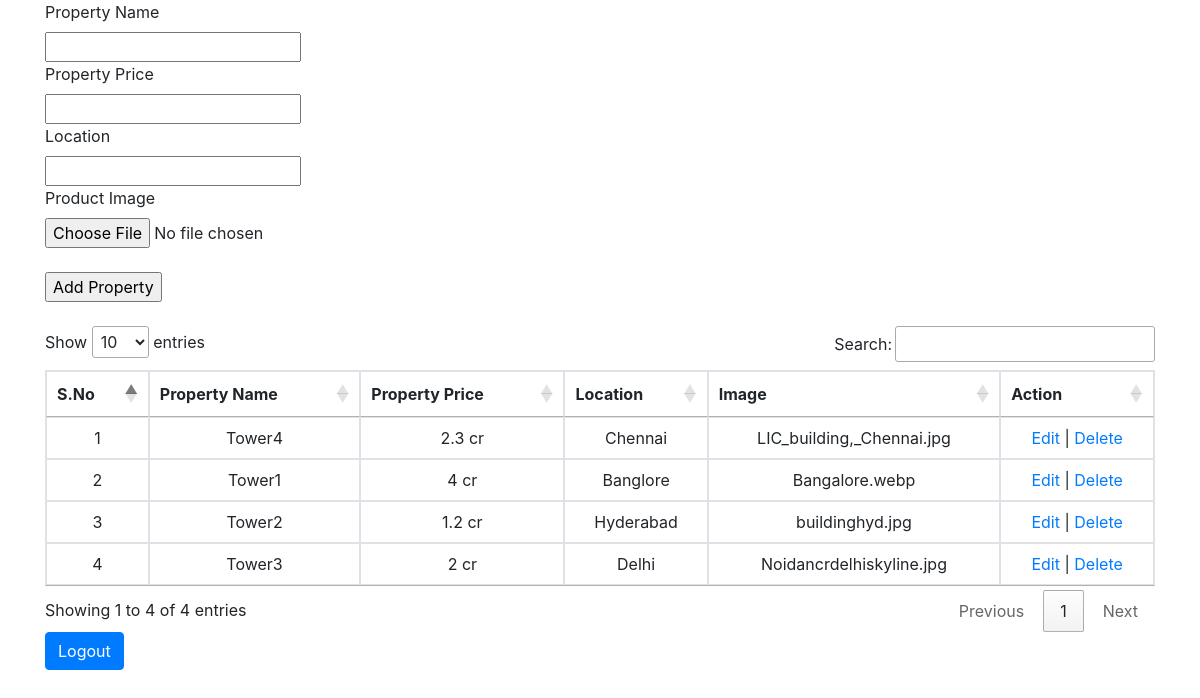
Page /dashboard.php on the committed database.
### tables this page shows
CREATE TABLE IF NOT EXISTS `data_table` (
  `id` int(11) NOT NULL AUTO_INCREMENT,
  `property_name` varchar(500) NOT NULL,
  `property_loc` varchar(500) NOT NULL,
  `pro_price` varchar(500) NOT NULL,
  `file_name` varchar(500) NOT NULL,
  `created_date` datetime NOT NULL DEFAULT CURRENT_TIMESTAMP,
  PRIMARY KEY (`id`)
);

### dashboard.php (the view, shortened to what this page needs)
<?php
$con = mysqli_connect("localhost", "root", "", "vali");
?>
<!DOCTYPE html>
<html>
<head>
	<link rel="stylesheet" href="https://cdn.jsdelivr.net/npm/bootstrap@4.1.3/dist/css/bootstrap.min.css">
	<link href="//cdn.datatables.net/1.12.1/css/jquery.dataTables.min.css" rel="stylesheet">
</head>
<body>
		<div class="container">
		<form method="post" action="#"  enctype="multipart/form-data">
			<label>Property Name</label><br>
			<input type="text" name="p_name" id="p_name" value=""><br>
			<label>Property Price</label><br>
			<input type="text" name="p_price" id="p_price" value=""><br>
			<label>Location</label><br>
			<input type="text" name="location" id="location" value=""><br>
			<label>Product Image</label><br>
			<input type="file" name="image" id="image" value=""><br>
			<br><input type="submit" name="submit" id="submit" value="Add Property">
        </form>
    </div><br>
    <div class="container">
    	<?php
    	$sel = "SELECT * FROM data_table";
    	$qu = mysqli_query($con,$sel);
    	?>
    	<table id="myTable" class="table table-bordered text-center">
    		<thead>
    			<tr>
    				<th>S.No</th>
    				<th>Property Name</th>
    				<th>Property Price</th>
    				<th>Location</th>
    				<th>Image</th>
    				<th>Action</th>
    			</tr>
    		</thead>
    		<tbody>
    			<?php
    			$x = 1;
    			while ($z=mysqli_fetch_array($qu)) {
    			?>
    			<tr>
    				<td><?php echo $x++; ?></td>
    				<td><?php echo $z["property_name"]; ?></td>
    				<td><?php echo $z["pro_price"]; ?></td>
    				<td><?php echo $z["property_loc"]; ?></td>
    				<td><?php echo $z["file_name"]; ?></td>
    				<td><a href="update.php?id=<?php echo $z["id"]; ?>">Edit</a>&nbsp;|&nbsp;<a href="delete.php?id=<?php echo $z["id"]; ?>">Delete</a> </td>
    			</tr>
    			<?php } ?>
    		</tbody>
    	</table>
    </div>
    <div class="container">
    	<a href="logout.php" class="btn btn-primary">Logout</a>
    </div>
</body>
</html>

### rows in the picture
data_table: property_name "Tower4", pro_price "2.3 cr", property_loc "Chennai", file_name "LIC_building,_Chennai.jpg"
data_table: property_name "Tower1", pro_price "4 cr", property_loc "Banglore", file_name "Bangalore.webp"
data_table: property_name "Tower2", pro_price "1.2 cr", property_loc "Hyderabad", file_name "buildinghyd.jpg"
data_table: property_name "Tower3", pro_price "2 cr", property_loc "Delhi", file_name "Noidancrdelhiskyline.jpg"
